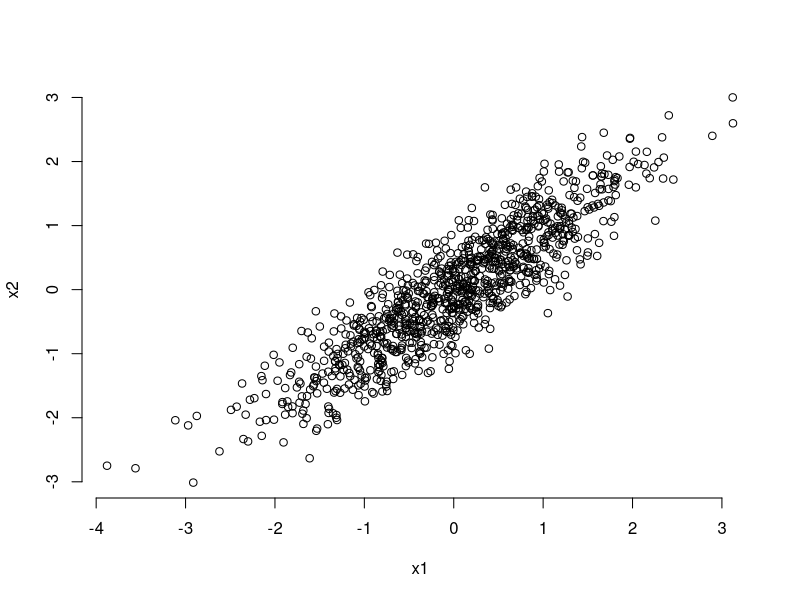

Here is the R script that generated this plot:
# 设置工作路径
setwd("D:\\softwares\\applied statistics\\rcodelearning\\chap11\\sourcecode")
# 样本量
samplesize <- 1000
# 均值向量
mu <- rep(0, 2)
# 协方差阵
Sigma <- matrix(c(1, 0.9, 0.9, 1), nrow = 2, byrow = TRUE)
rmv_eigen <- function(samplesize, mu, Sigma) {
    # 维度
    d <- length(mu)
    # 特征分解
    ev <- eigen(Sigma)
    # 特征值
    lambda <- ev$values
    # 特征向量
    V <- ev$vectors
    # 变换矩阵
    Q <- V %*% diag(sqrt(lambda)) %*% t(V)
    # 生成正态分布的随机数
    Z <- matrix(rnorm(samplesize * d), nrow = samplesize, byrow = TRUE)
    # 多元正态分布，每一行是随机向量
    X <- Z %*% Q +
        matrix(rep(1, samplesize), nrow = samplesize) %*% matrix(mu, ncol = 2)
    return(X)
}
X <- rmv_eigen(samplesize, mu, Sigma)
print("随机数的样本相关系数矩阵：")
print(cor(X))
# 开始绘图
dev.new()
# 保存文件
pdf("../codeimage/code4.pdf")
# 绘制散点图
plot(X, xlab = "x1", ylab = "x2", bty = "n")
# 关闭图形
dev.off()
# 关闭文件
dev.off()
# 保存工作空间
save.image("R4.RData")
